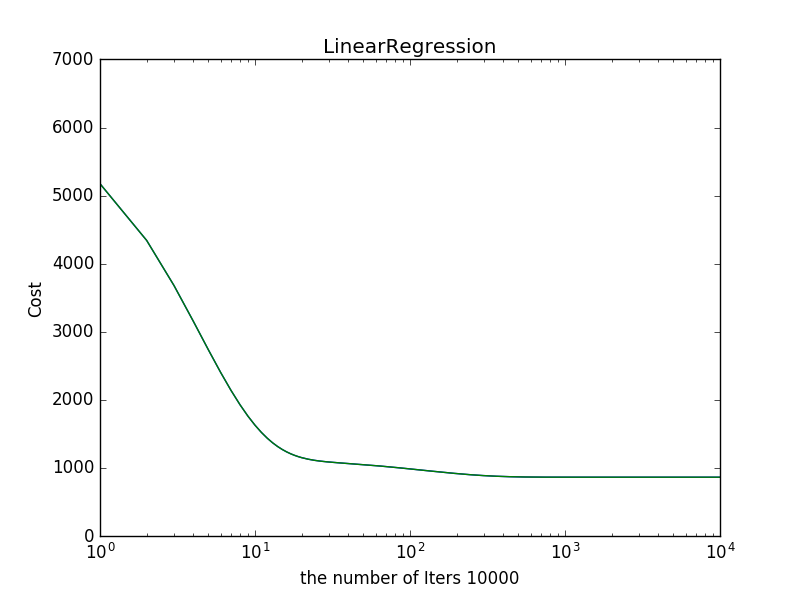

The Python source for this figure:
import os
import numpy as np
import matplotlib.pyplot as plt

os.chdir('E:\Code\Python\MachineLearning\LinearRegression')
#load data
data = np.loadtxt('ex1data1.txt',delimiter = ',')
X = data[:,0]
y = data[:,1]
theta = np.zeros(2)
m = np.shape(X)[0]
allIter = 10000
allCost = np.zeros(allIter)

#define hyophsis function
def hypothsis(x,theta):
    return theta[0] + x * theta[1]

#define costFunction
def costFunction(train_X,train_y,theta):
    costSum = 0
    for i in range(m):
        costSum += (hypothsis(train_X[i],theta) - train_y[i])**2
        #print(i,'cost:',costSum)
    print('costSum:',costSum / (2 * m))
    return costSum

#for every iter,update theta by using Gradient descent
def updateTheta(alpha):
    costSum1 = 0
    costSum2 = 0
    global theta
    for i in range(m):

        costSum1 += ((hypothsis(X[i],theta) - y[i])/ m)
        costSum2 += ((hypothsis(X[i],theta) - y[i]) * X[i]/ m)

    #updata theta
    theta[0] -= (costSum1 * alpha)
    theta[1] -= (costSum2 * alpha)

    print('Gradient:',theta[0],theta[1])

alpha = 0.023

for numIter in range(allIter):
    allCost[numIter] =  costFunction(X,y,theta)
    updateTheta(alpha)

print('hypothsis is %f *X + %f' % (theta[0],theta[1]))

print('Plot')
plt.plot(allCost)
ax = plt.gca()#plt.gca is meaning plt get current axes in the figure.
ax.set_xscale('log')
plt.title('LinearRegression')
plt.xlabel('the number of Iters %d' % allIter)
plt.ylabel('Cost')
plt.show()
